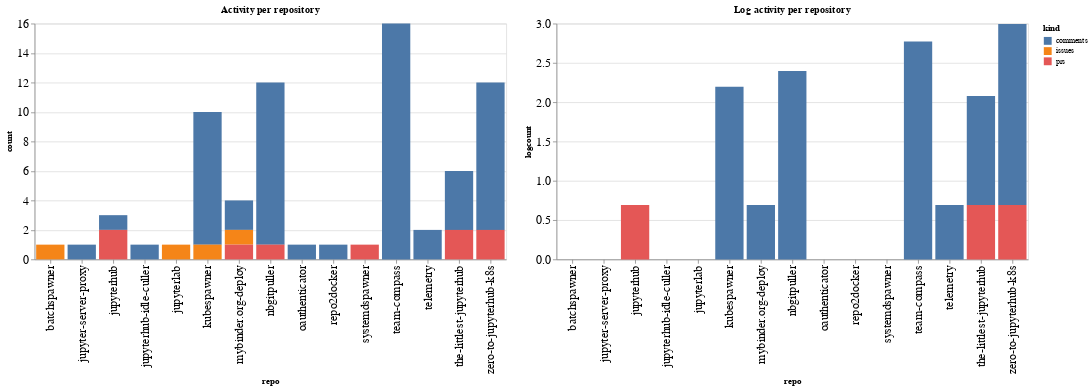

Write notebook code for a chart like this one.
### Code cell
ch1 = alt.Chart(repo_summaries, width=600, title="Activity per repository").mark_bar().encode(
    x='repo',
    y='count',
    color='kind',
    tooltip="kind"
)

ch2 = alt.Chart(repo_summaries, width=600, title="Log activity per repository").mark_bar().encode(
    x='repo',
    y='logcount',
    color='kind',
    tooltip="kind"
)

ch1 | ch2

### Figure 1 — Vega-Lite specification as saved in the notebook (floating-point values rounded to 4 significant figures)
{"config": {"axisLeft": {"labelFontSize": 15}, "axisBottom": {"labelFontSize": 15}}, "hconcat": [{"mark": "bar", "encoding": {"color": {"type": "nominal", "field": "kind"}, "tooltip": {"type": "nominal", "field": "kind"}, "x": {"type": "nominal", "field": "repo"}, "y": {"type": "quantitative", "field": "count"}}, "title": "Activity per repository", "width": 600}, {"mark": "bar", "encoding": {"color": {"type": "nominal", "field": "kind"}, "tooltip": {"type": "nominal", "field": "kind"}, "x": {"type": "nominal", "field": "repo"}, "y": {"type": "quantitative", "field": "logcount"}}, "title": "Log activity per repository", "width": 600}], "data": {"name": "data-4012942695dfde5cd1b36b442b102098"}, "$schema": "https://vega.github.io/schema/vega-lite/v4.8.1.json", "datasets": {"data-4012942695dfde5cd1b36b442b102098": [{"repo": "batchspawner", "kind": "issues", "count": 1, "logcount": 0.0}, {"repo": "jupyter-server-proxy", "kind": "comments", "count": 1, "logcount": 0.0}, {"repo": "jupyterhub", "kind": "comments", "count": 1, "logcount": 0.0}, {"repo": "jupyterhub", "kind": "prs", "count": 2, "logcount": 0.6931}, {"repo": "jupyterhub-idle-culler", "kind": "comments", "count": 1, "logcount": 0.0}, {"repo": "jupyterlab", "kind": "issues", "count": 1, "logcount": 0.0}, {"repo": "kubespawner", "kind": "comments", "count": 9, "logcount": 2.197}, {"repo": "kubespawner", "kind": "issues", "count": 1, "logcount": 0.0}, {"repo": "mybinder.org-deploy", "kind": "comments", "count": 2, "logcount": 0.6931}, {"repo": "mybinder.org-deploy", "kind": "issues", "count": 1, "logcount": 0.0}, {"repo": "mybinder.org-deploy", "kind": "prs", "count": 1, "logcount": 0.0}, {"repo": "nbgitpuller", "kind": "comments", "count": 11, "logcount": 2.398}, {"repo": "nbgitpuller", "kind": "prs", "count": 1, "logcount": 0.0}, {"repo": "oauthenticator", "kind": "comments", "count": 1, "logcount": 0.0}, {"repo": "repo2docker", "kind": "comments", "count": 1, "logcount": 0.0}, {"repo": "systemdspawner", "kind": "prs", "count": 1, "logcount": 0.0}, {"repo": "team-compass", "kind": "comments", "count": 16, "logcount": 2.773}, {"repo": "telemetry", "kind": "comments", "count": 2, "logcount": 0.6931}, {"repo": "the-littlest-jupyterhub", "kind": "comments", "count": 4, "logcount": 1.386}, {"repo": "the-littlest-jupyterhub", "kind": "prs", "count": 2, "logcount": 0.6931}, {"repo": "zero-to-jupyterhub-k8s", "kind": "comments", "count": 10, "logcount": 2.303}, {"repo": "zero-to-jupyterhub-k8s", "kind": "prs", "count": 2, "logcount": 0.6931}]}}
